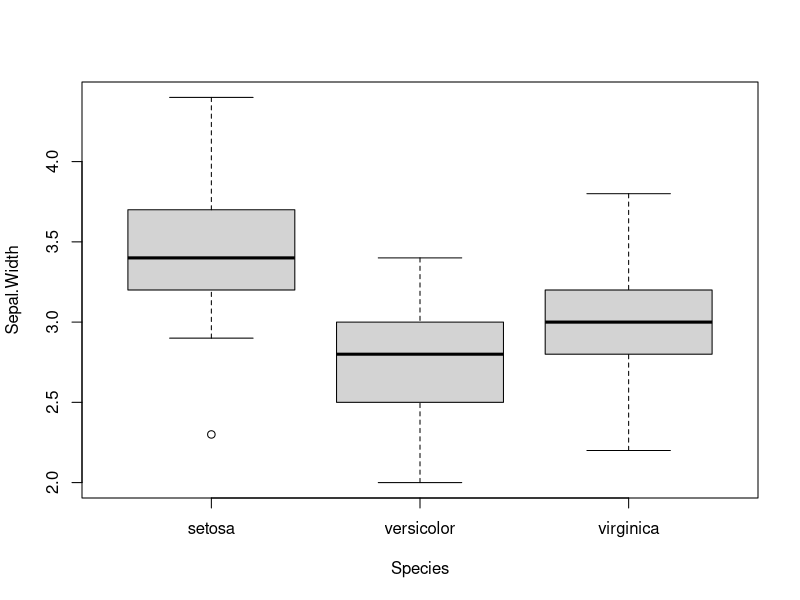
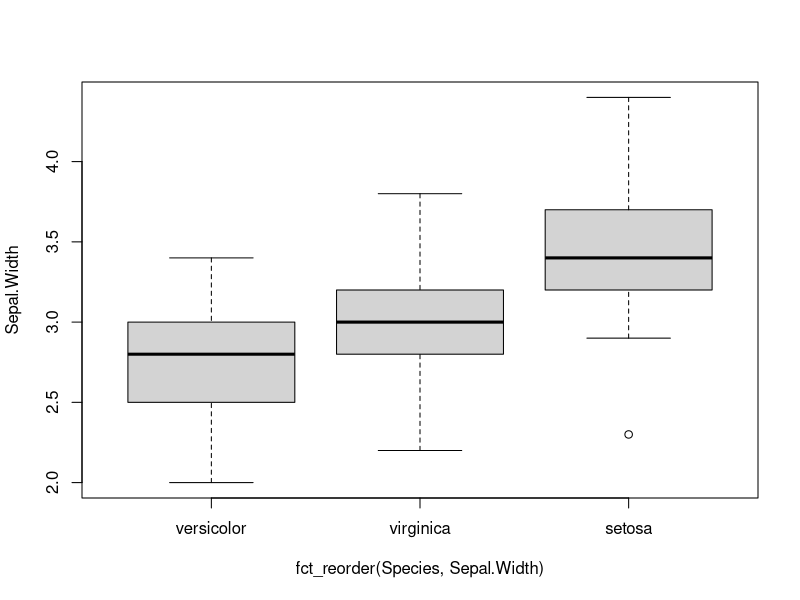
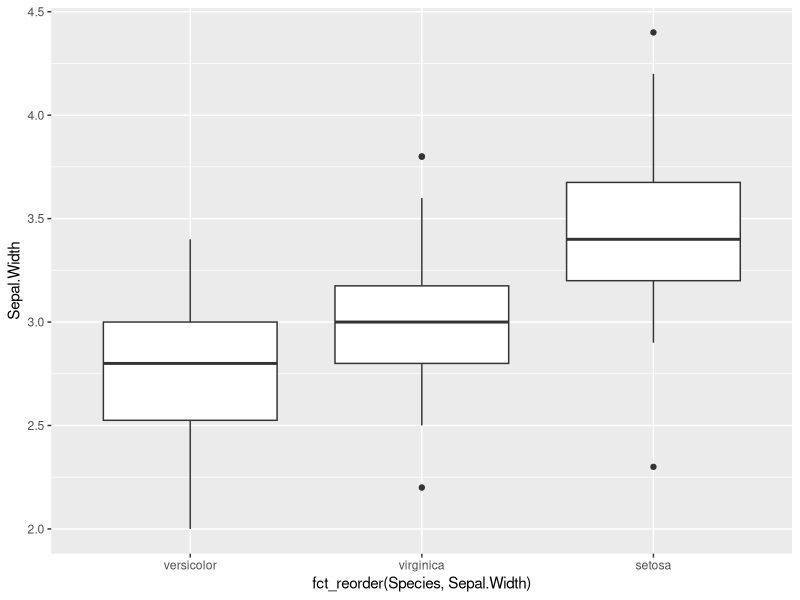
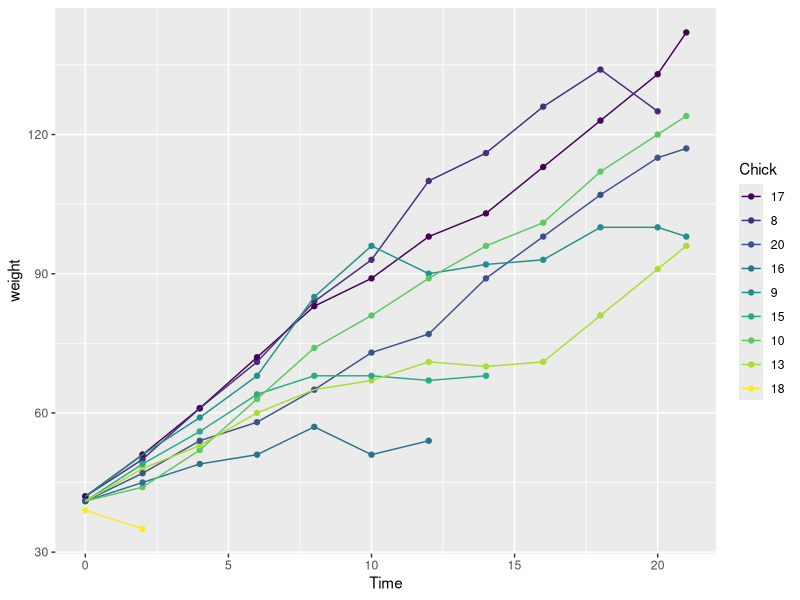
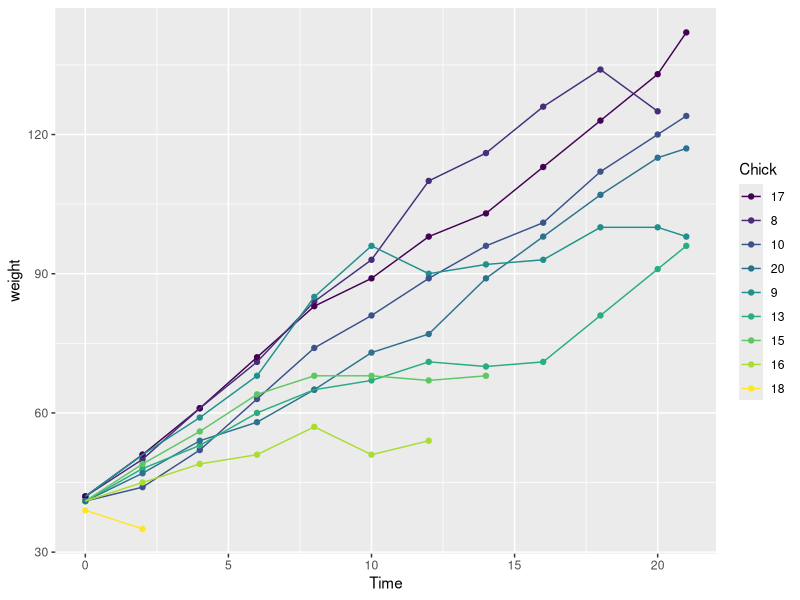

These charts were generated, in order, by the following R code:
# r2py crawler metadata
# package: forcats
# source_type: rd_example
# topic: fct_reorder.Rd
# source_file: C:\Users\bened\AppData\Local\R\win-library\4.5\forcats\help
# lines: 27

suppressPackageStartupMessages(library(forcats))
# fct_reorder() -------------------------------------------------------------
# Useful when a categorical variable is mapped to position
boxplot(Sepal.Width ~ Species, data = iris)
boxplot(Sepal.Width ~ fct_reorder(Species, Sepal.Width), data = iris)

# or with
library(ggplot2)
ggplot(iris, aes(fct_reorder(Species, Sepal.Width), Sepal.Width)) +
  geom_boxplot()

# fct_reorder2() -------------------------------------------------------------
# Useful when a categorical variable is mapped to color, size, shape etc

chks <- subset(ChickWeight, as.integer(Chick) < 10)
chks <- transform(chks, Chick = fct_shuffle(Chick))

# Without reordering it's hard to match line to legend
ggplot(chks, aes(Time, weight, colour = Chick)) +
  geom_point() +
  geom_line()

# With reordering it's much easier
ggplot(chks, aes(Time, weight, colour = fct_reorder2(Chick, Time, weight))) +
  geom_point() +
  geom_line() +
  labs(colour = "Chick")
